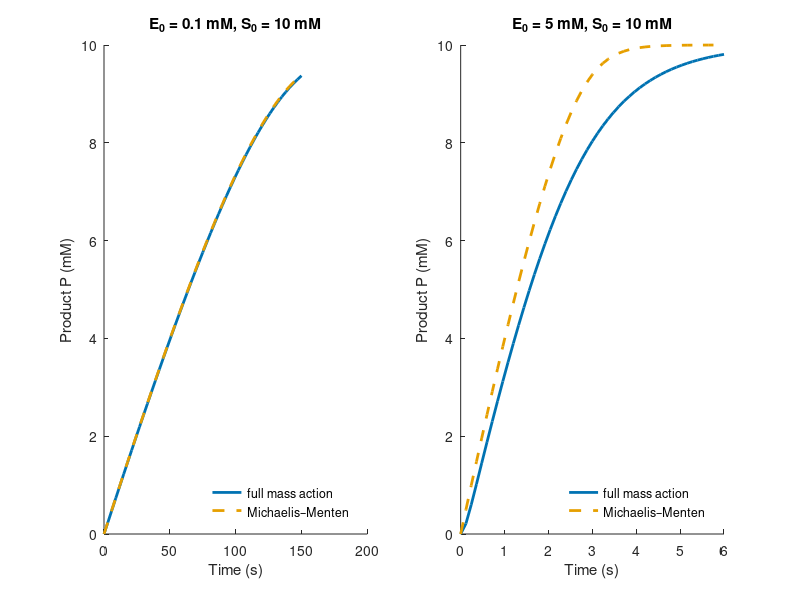

MATLAB code for this plot: (Note: this script raises an error after producing the figure.)
%% Full mass-action enzyme model vs the Michaelis-Menten rate law
%     E + S <-> ES -> E + P      (rate constants k1, k_1, k2)
% The full model tracks S, ES and P; the enzyme is E = E0 - ES. The
% Michaelis-Menten (Briggs-Haldane) approximation replaces all of this
% with a single rate law, v = vmax*S/(KM + S). How good is it?
% Requires: core MATLAB only.

k1 = 1.0; k_1 = 1.0; k2 = 1.0;     % 1/(mM s), 1/s, 1/s
KM = (k_1 + k2) / k1;              % Michaelis constant: 2 mM
S0 = 10.0;                         % initial substrate (mM)
opts = odeset('RelTol', 1e-8, 'AbsTol', 1e-10);  % tight tolerances

% Two cases: little enzyme (E0 << S0) and a lot of enzyme (E0 ~ S0)
names = {'low_enzyme', 'high_enzyme'};
E0s = [0.1 5.0];
t_ends = [150 6];

fig = figure('Position', [100 100 1000 400]);
for k = 1:2
    E0 = E0s(k);
    t = linspace(0, t_ends(k), 51);

    % Full model: y = [S; ES; P]
    full_model = @(t, y) [-k1*(E0 - y(2))*y(1) + k_1*y(2)
                          k1*(E0 - y(2))*y(1) - (k_1 + k2)*y(2)
                          k2*y(2)];
    [~, y] = ode45(full_model, t, [S0; 0; 0], opts);
    P_full = y(:, 3)';

    % Michaelis-Menten model: a single ODE for S
    vmax = k2 * E0;
    mm_model = @(t, S) -vmax * S / (KM + S);
    [~, S] = ode45(mm_model, t, S0, opts);
    P_mm = S0 - S';                % in the MM model, P = S0 - S

    err = max(abs(P_full - P_mm)) / S0;
    fprintf('E0 = %g mM: max |P_full - P_MM| = %.1f%% of S0\n', E0, 100*err);
    results.(names{k}) = struct('E0', E0, 't', t, 'P_full', P_full, ...
        'P_mm', P_mm, 'max_rel_difference', err);

    subplot(1, 2, k)
    plot(t, P_full, '-', 'Color', [0.000 0.447 0.698], 'LineWidth', 2);
    hold on
    plot(t, P_mm, '--', 'Color', [0.902 0.624 0.000], 'LineWidth', 2);
    xlabel('Time (s)'); ylabel('Product P (mM)');
    title(sprintf('E_0 = %g mM, S_0 = %g mM', E0, S0));
    legend({'full mass action', 'Michaelis–Menten'}, ...
        'Location', 'southeast', 'Box', 'off');
    box off
end
sbp.save_figure(fig, mfilename('fullpath'), 'fig-michaelis-menten');

sbp.save_results(mfilename('fullpath'), results);
